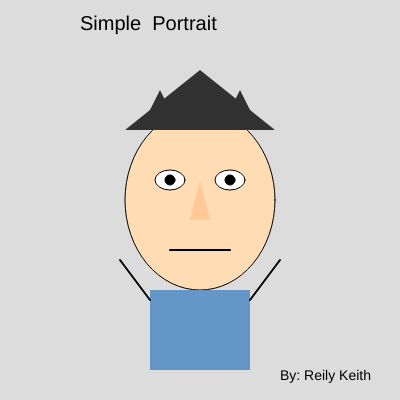
Frame 1 (no input)
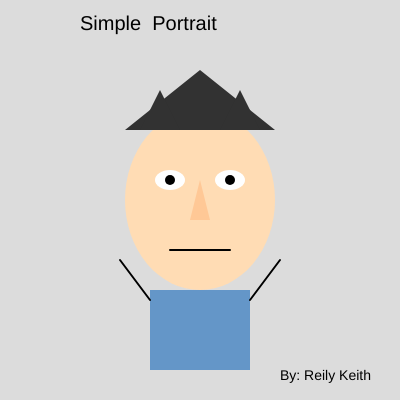
Frame 60 (no input)
Frame 120 (the mouse pressed at the canvas centre since frame 60): identical to frame 60, image omitted

The p5.js sketch that drew these frames (run headless with seeded random() and noise() and a simulated clock; from frame 60 on, the mouse is pressed at the canvas centre):

// p5.js sketch
// ── sketch.js
function setup() {
  createCanvas(400, 400);
  background(220);
}

function draw() {
  background(220);

  // Title
  textSize(20);
  fill(0);
  text("Simple  Portrait", 80, 30);

  // Face 
  fill(255, 220, 180);
  ellipse(200, 200, 150, 180);

  // Eyes 
  fill(255);
  ellipse(170, 180, 30, 20);
  ellipse(230, 180, 30, 20);

 // Puples
  fill(0);
  ellipse(170, 180, 10, 10);
  ellipse(230, 180, 10, 10);

  // Nose 
  noStroke();
  fill(255, 200, 150);
  triangle(190, 220, 210, 220, 200, 180);

  // Mouth
  stroke(0);
  strokeWeight(2);
  line(170, 250, 230, 250);

  // Body 
  noStroke();
  fill(100, 150, 200);
  rect(150, 290, 100, 80);

  // Arms 
  stroke(0);
  line(150, 300, 120, 260);
  line(250, 300, 280, 260);

  // Hair 
  noStroke();
  fill(50);
  triangle(125, 130, 275, 130, 200, 70);
  triangle(140, 130, 180, 130, 160, 90);
  triangle(220, 130, 260, 130, 240, 90);

  // hat
  strokeWeight(3);
  point(50, 350);
  point(350, 350);

  // Signature
  noStroke();
  textSize(14);
  fill(0);
  text("By: Reily Keith", 280, 380);}
